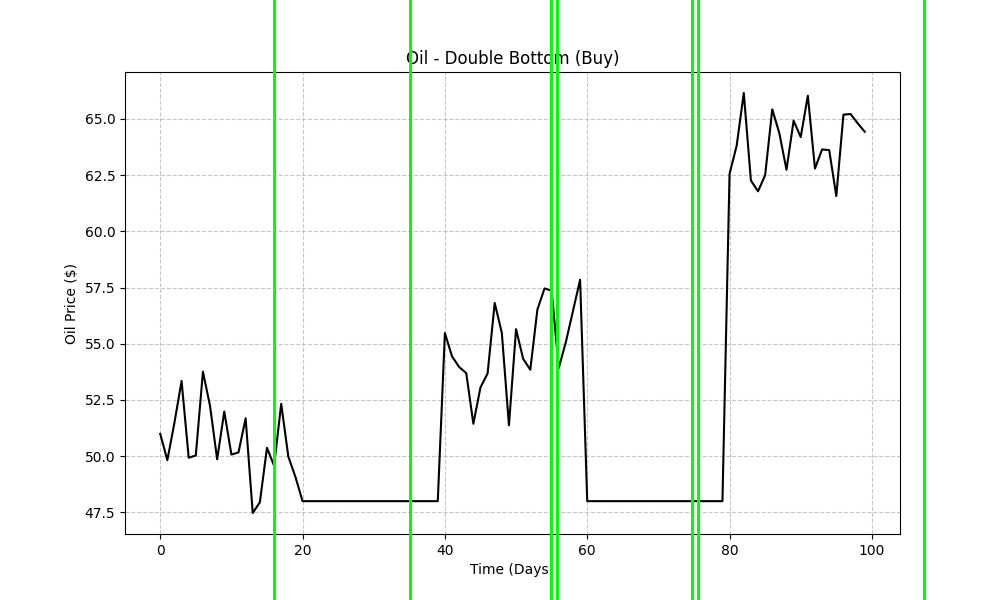
#> input picture marked_buy_double_bottom.png, 1000 x 600 px
$ python -i image_processor.py   (imports and definitions only)
#> lines starting #> are read from the running program, lines starting #| are printed output that depends on the picture; after the words box and inside, x2 and y2 are one past the last pixel; in counts of white or black regions, pixels touching at a corner belong together
# image_processor.py (updated extract_price_data)
import cv2
import numpy as np

def extract_price_data(image_path):
    # Load the image in color to check for transparency or color issues, then convert to grayscale
#> called with image_path = 'marked_buy_double_bottom.png'
    img = cv2.imread(image_path, cv2.IMREAD_COLOR)
#> img is the input picture: shape (600, 1000, 3); mean B, G, R 244.1, 249.5, 244.1
    if img is None:
        raise ValueError("Failed to load image")

    # Convert to grayscale, ensuring proper handling of color or transparency
    gray = cv2.cvtColor(img, cv2.COLOR_BGR2GRAY)
    height, width = gray.shape

    # Preprocess: Enhance contrast minimally, reduce noise lightly, and focus on black line
    gray = cv2.equalizeHist(gray)  # Enhance contrast
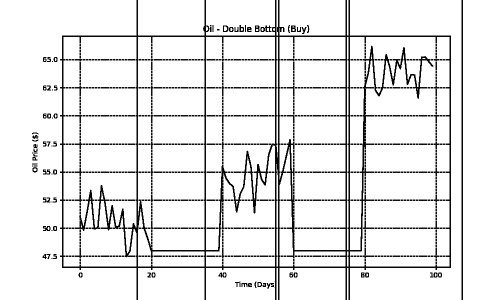
#> gray: shape (600, 1000) (shown at 1/2 size); min 0, max 255, mean 232.4
    gray = cv2.GaussianBlur(gray, (3, 3), 0)  # Smallest kernel for minimal noise reduction, preserving line details
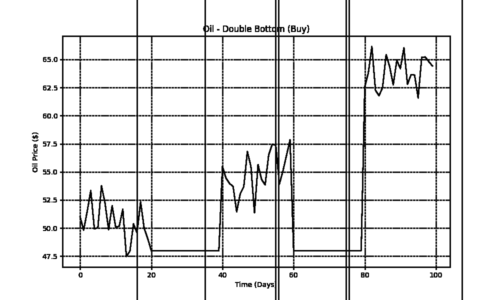
#> gray: shape (600, 1000) (shown at 1/2 size); min 0, max 255, mean 232.4
    gray = cv2.convertScaleAbs(gray, alpha=1.1, beta=10)  # Slight contrast boost, shift brightness to emphasize black

    # Debug: Print the raw image shape and pixel value distribution
    print(f"Image shape: {height}x{width}")
#| Image shape: 600x1000
    print(
        f"Sample pixel values (top row, middle, bottom row): {gray[0, :10]}, {gray[height // 2, :10]}, {gray[-1, :10]}")
#| Sample pixel values (top row, middle, bottom row): [255 255 255 255 255 255 255 255 255 255], [255 255 255 255 255 255 255 255 255 255], [255 255 255 255 255 255 255 255 255 255]
    print(f"Pixel value histogram (unique values and counts): {np.unique(gray, return_counts=True)}")
#| Pixel value histogram (unique values and counts): (array([ 10,  11,  12,  13,  14,  16,  17,  18,  19,  20,  21,  22,  23,
#|         24,  25,  26,  28,  29,  30,  31,  32,  33,  34,  35,  36,  38,
#|         39,  40,  41,  42,  43,  44,  45,  46,  47,  48,  50,  51,  52,
#|         53,  54,  55,  56,  57,  58,  61,  62,  63,  64,  65,  66,  67,
#|         68,  69,  70,  72,  73,  74,  75,  76,  77,  78,  79,  80,  82,
#|         83,  84,  85,  86,  87,  88,  89,  90,  91,  92,  94,  95,  96,
#> (further printed lines are left out)

    # Apply adaptive thresholding with adjusted parameters to isolate the chart line (black on white)
    thresh = cv2.adaptiveThreshold(gray, 255, cv2.ADAPTIVE_THRESH_GAUSSIAN_C,
                                   cv2.THRESH_BINARY, 9, -7)  # Black line = 255, white background = 0
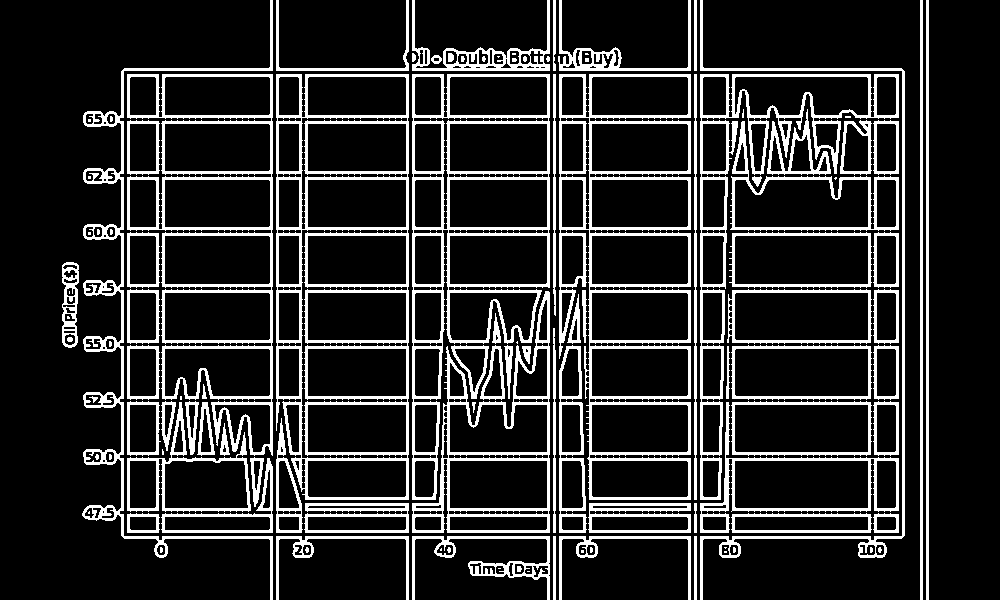
#> thresh: shape (600, 1000); 17% white; 114 white regions (38 under 20 px), largest, box (x1, y1, x2, y2) and area: (276, 74, 409, 500) 10737, (559, 74, 691, 500) 9632, (412, 74, 550, 500) 8538
    # Apply minimal morphological operations to enhance the chart line, ignoring vertical bars
    kernel = np.ones((3, 3), np.uint8)  # Small kernel for fine control
    thresh = cv2.dilate(thresh, kernel, iterations=1)  # Light enhancement
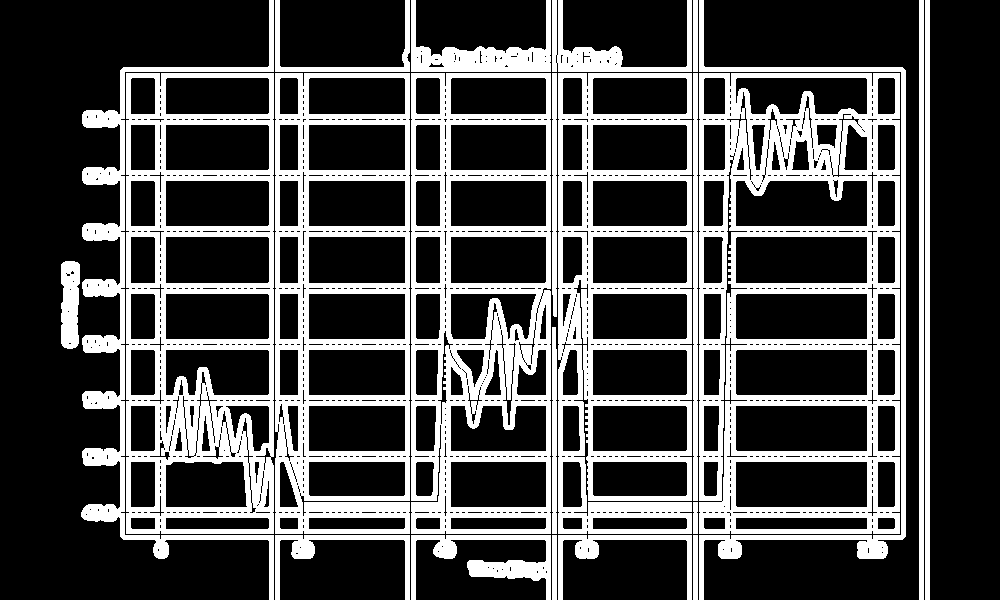
#> thresh: shape (600, 1000); 28.5% white; 23 white regions, largest, box (x1, y1, x2, y2) and area: (699, 73, 900, 534) 35131, (126, 73, 274, 534) 25298, (411, 73, 551, 534) 24791
    thresh = cv2.erode(thresh, kernel, iterations=1)  # Refine to reduce noise
#> thresh: shape (600, 1000); 17.8% white; 33 white regions (3 under 20 px), largest, box (x1, y1, x2, y2) and area: (700, 74, 899, 533) 21428, (127, 74, 273, 533) 15423, (276, 74, 409, 500) 10912
    # Apply vertical structuring element to remove vertical bars (noise)
    vertical_kernel = np.ones((height // 10, 1), np.uint8)  # Tall, thin kernel to remove vertical lines
    thresh = cv2.morphologyEx(thresh, cv2.MORPH_OPEN, vertical_kernel)  # Open to remove vertical bars
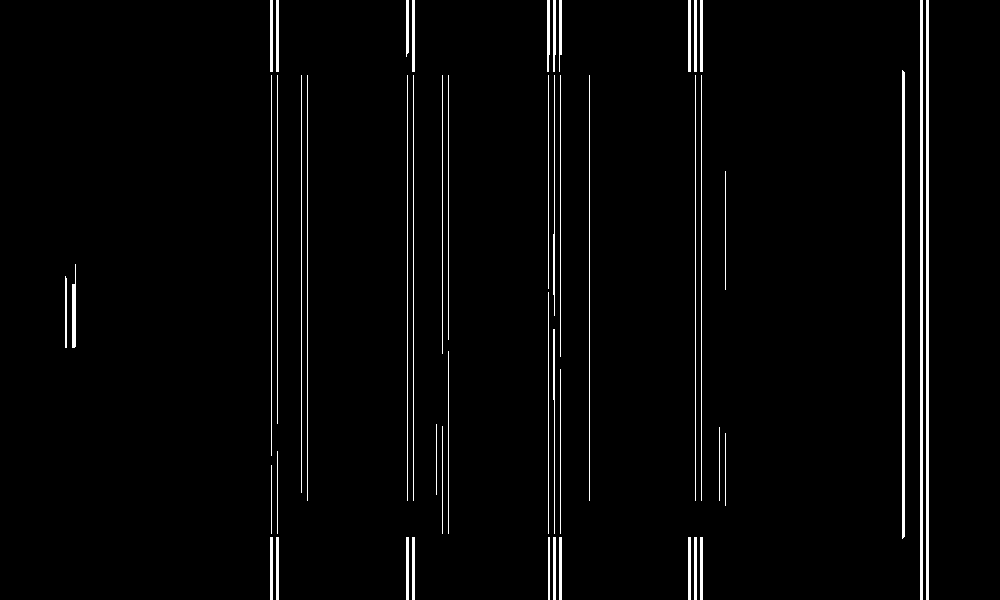
#> thresh: shape (600, 1000); 2.6% white; 50 white regions, largest, box (x1, y1, x2, y2) and area: (920, 0, 923, 600) 1800, (926, 0, 929, 600) 1800, (902, 70, 905, 539) 1401
    print(
        f"Thresholded sample (top row, middle, bottom row): {thresh[0, :10]}, {thresh[height // 2, :10]}, {thresh[-1, :10]}")
#| Thresholded sample (top row, middle, bottom row): [0 0 0 0 0 0 0 0 0 0], [0 0 0 0 0 0 0 0 0 0], [0 0 0 0 0 0 0 0 0 0]
    print(f"Threshold pixel histogram (unique values and counts): {np.unique(thresh, return_counts=True)}")
#| Threshold pixel histogram (unique values and counts): (array([  0, 255], dtype=uint8), array([584206,  15794]))

    # Fallback: Apply Canny edge detection with adjusted thresholds, focusing on the chart line
    edges = cv2.Canny(gray, 15, 80)  # Moderate thresholds to detect chart line, reduce vertical bar noise
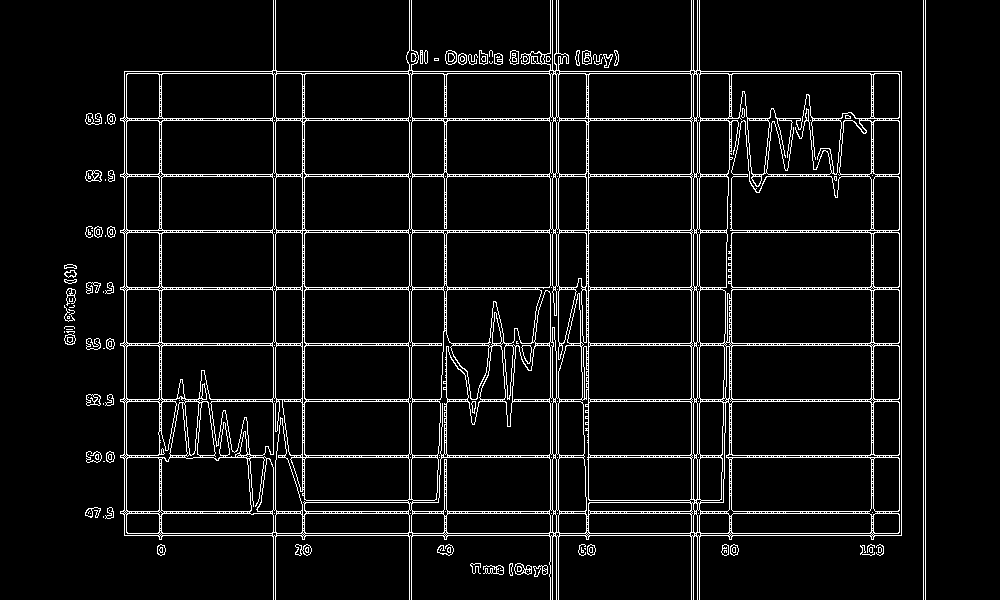
#> edges: shape (600, 1000); 6.7% white in thin lines or dots, all inside (x1, y1, x2, y2) = (64, 0, 926, 600)
    print(f"Canny edges sample (top row, middle, bottom row): {edges[0, :10]}, {edges[height // 2, :10]}, {edges[-1, :10]}")
#| Canny edges sample (top row, middle, bottom row): [0 0 0 0 0 0 0 0 0 0], [0 0 0 0 0 0 0 0 0 0], [0 0 0 0 0 0 0 0 0 0]
    print(f"Canny edges pixel histogram (unique values and counts): {np.unique(edges, return_counts=True)}")
#| Canny edges pixel histogram (unique values and counts): (array([  0, 255], dtype=uint8), array([559621,  40379]))

    # Use probabilistic Hough transform to detect lines, prioritizing edges and ignoring vertical bars
    lines = cv2.HoughLinesP(edges, 1, np.pi / 180, threshold=3, minLineLength=30, maxLineGap=40)
#> lines = 756 rows, first 6: [541, 118, 567, 232], [901, 535, 901, 71], [499, 345, 502, 287], [677, 401, 699, 337], [390, 230, 593, 554], [273, 334, 304, 348]
    print(f"Hough lines detected: {len(lines) if lines is not None else 0}")
#| Hough lines detected: 756

    if lines is not None:
        # Filter lines to keep only nearly horizontal lines (slope close to 0), ignoring vertical bars
        horizontal_lines = []
        for line in lines:
            x1, y1, x2, y2 = line[0]
            if x2 - x1 != 0:  # Avoid division by zero
                slope = (y2 - y1) / (x2 - x1)
                # Focus on very horizontal lines (e.g., |slope| < 0.03), ignoring vertical bars
                if abs(slope) < 0.03 and abs(x2 - x1) > abs(y2 - y1) * 5:  # Ensure line is significantly longer horizontally
                    horizontal_lines.append(line)
#> this loop made 756 passes
#> (x1, y1, x2, y2, slope) on passes 1, 3, 4, 5, 6, 7, 8, 9: (541, 118, 567, 232, 4.38), (499, 345, 502, 287, -19.33), (677, 401, 699, 337, -2.91), (390, 230, 593, 554, 1.6), (273, 334, 304, 348, 0.452), (262, 289, 328, 230, -0.894), (199, 392, 275, 542, 1.97), (257, 535, 318, 399, -2.23)
#> after the loop, horizontal_lines = 80 items, first 6: [[85, 176, 925, 176]], [[67, 294, 161, 292]], [[86, 118, 898, 118]], [[86, 230, 898, 230]], [[86, 174, 898, 174]], [[67, 289, 898, 289]]
        print(f"Filtered horizontal lines detected: {len(horizontal_lines)}")
#| Filtered horizontal lines detected: 80

        if horizontal_lines:
            # Find the most common y-coordinate among horizontal lines (mode)
            y_coords = [(line[0][1] + line[0][3]) / 2 for line in horizontal_lines]  # Average y for each line
#> y_coords = 80 values, max 555.5 at index 55, min 51 at index 47, mean 318.3
            if y_coords:
                # Use the median y-coordinate to represent the chart line
                chart_line_y = np.median(y_coords)
#> chart_line_y = 369.8
                print(f"Selected chart line y-coordinate: {chart_line_y}")
#| Selected chart line y-coordinate: 369.75
                # Define a moderate band (e.g., 15 rows centered at the detected line)
                band_start = max(0, int(chart_line_y) - 7)
#> band_start = 362
                band_end = min(height, int(chart_line_y) + 8)
#> band_end = 377
                # Try thresholded image first
                band = thresh[band_start:band_end, :]
                prices = np.mean(band, axis=0)  # Average across rows of the band
#> prices = 1000 values, max 255 at index 271, min 0 at index 0, mean 5.75
                if np.max(prices) == 0:  # If no variation, use Canny edges
                    band_edges = edges[band_start:band_end, :]
                    prices = np.mean(band_edges, axis=0)
                prices = prices[::-1]  # Invert for chart orientation
#> prices = 1000 values, max 255 at index 71, min 0 at index 0, mean 5.75
            else:
                prices = np.mean(thresh, axis=1)[::-1]  # Fallback to row average if no y-coords
        else:
            prices = np.mean(thresh, axis=1)[::-1]  # Fallback to row average if no horizontal lines
    else:
        prices = np.mean(thresh, axis=1)[::-1]  # Fallback to row average if no lines detected

    # Clip to ensure values are within 0-255 (thresholded values are 0 or 255)
    prices = np.clip(prices, 0, 255)

    # Debug: Print raw and clipped prices
    print(f"Raw prices (after thresholding): {prices[:10]}...{prices[-10:]}")
#> (printed output is left out)
    print(f"Clipped prices (0-255): {prices[:10]}...{prices[-10:]}")
#> (printed output is left out)

    # Check for variation in prices
    print(f"Min price (grayscale): {np.min(prices)}, Max price (grayscale): {np.max(prices)}")
#| Min price (grayscale): 0.0, Max price (grayscale): 255.0

    # Scale prices to approximate chart range ($47.5–$65), ensuring breakout is captured
    min_price, max_price = 47.5, 65.0  # Chart y-axis range from your image
    if np.max(prices) == np.min(prices):  # Check for no variation
        print("Warning: No variation in prices - using default range")
        normalized_prices = np.linspace(min_price, max_price, len(prices))  # Fallback: linear interpolation
    else:
        # Scale to match chart (higher intensity = lower price, invert for black line = high price)
        normalized_prices = min_price + (max_price - min_price) * (1 - (prices - np.min(prices)) / (
            np.max(prices) - np.min(prices)))  # Invert for black line = high price
#> normalized_prices = 1000 values, max 65 at index 0, min 47.5 at index 71, mean 64.61
    print(f"Normalized prices: {normalized_prices[:10]}...{normalized_prices[-10:]}")
#> (printed output is left out)

    return normalized_prices

# Keep detect_pattern and markup_image as they are
# [20 lines left out: functions detect_pattern, markup_image, not called in this run]

>>> result = extract_price_data('marked_buy_double_bottom.png')
#> result has the same summary as normalized_prices in extract_price_data

$ run again, on marked_hold_flat.png
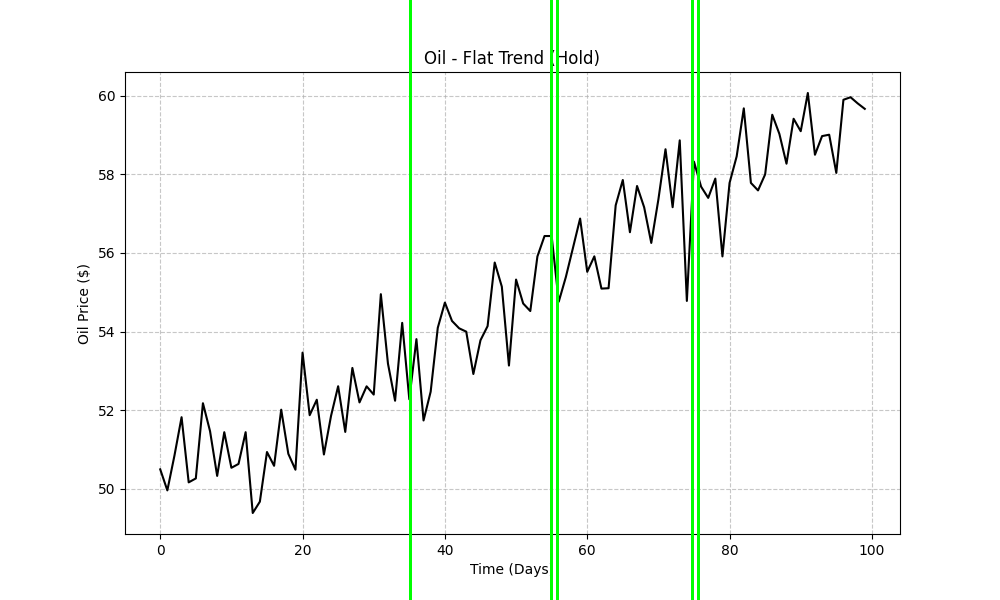
#> input picture marked_hold_flat.png, 1000 x 600 px
#> in extract_price_data, img is the input picture: shape (600, 1000, 3); mean B, G, R 245.2, 249.1, 245.2
#| Image shape: 600x1000
#| Sample pixel values (top row, middle, bottom row): [255 255 255 255 255 255 255 255 255 255], [255 255 255 255 255 255 255 255 255 255], [255 255 255 255 255 255 255 255 255 255]
#| Pixel value histogram (unique values and counts): (array([ 10,  11,  12,  13,  14,  16,  17,  18,  19,  20,  21,  22,  23,
#|         24,  25,  26,  28,  29,  30,  31,  32,  33,  34,  35,  36,  38,
#|         39,  40,  41,  42,  43,  44,  46,  47,  48,  50,  51,  52,  53,
#|         54,  55,  56,  58,  60,  63,  64,  65,  66,  67,  68,  69,  70,
#|         72,  73,  74,  75,  76,  77,  78,  80,  82,  83,  84,  85,  86,
#|         87,  88,  89,  90,  91,  92,  94,  95,  99, 100, 101, 102, 104,
#> (further printed lines are left out)
#> in extract_price_data, `thresh = cv2.adaptiveThreshold(gray, 255, cv2.ADAPTIVE_THRESH_GAUSSIAN..`:
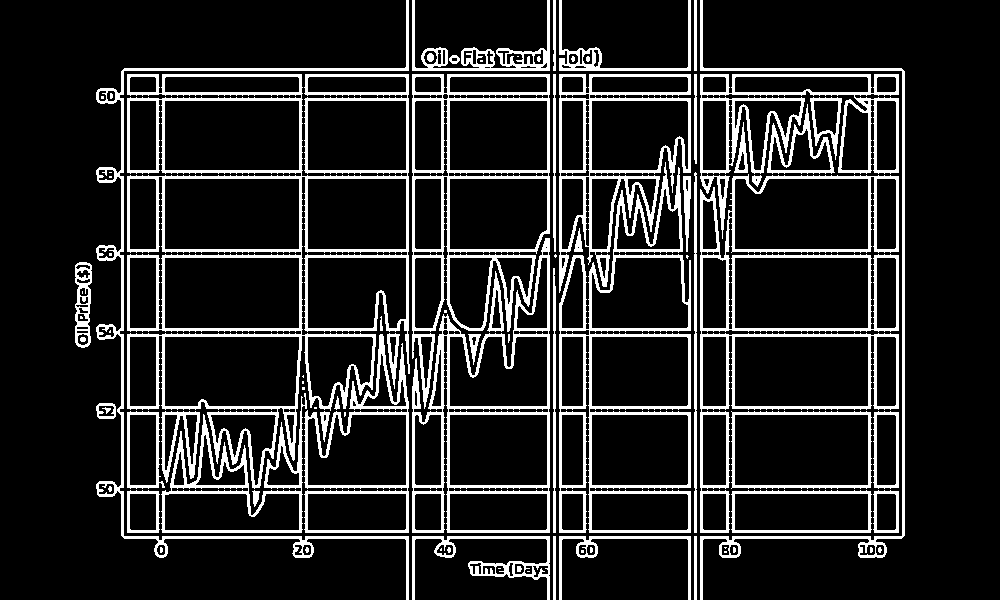
#> thresh: shape (600, 1000); 15% white; 86 white regions (35 under 20 px), largest, box (x1, y1, x2, y2) and area: (127, 74, 410, 489) 15908, (700, 174, 899, 533) 8571, (559, 162, 691, 533) 7820
#| Thresholded sample (top row, middle, bottom row): [0 0 0 0 0 0 0 0 0 0], [0 0 0 0 0 0 0 0 0 0], [0 0 0 0 0 0 0 0 0 0]
#| Threshold pixel histogram (unique values and counts): (array([  0, 255], dtype=uint8), array([570098,  29902]))
#> in extract_price_data, `edges = cv2.Canny(gray, 15, 80)`:
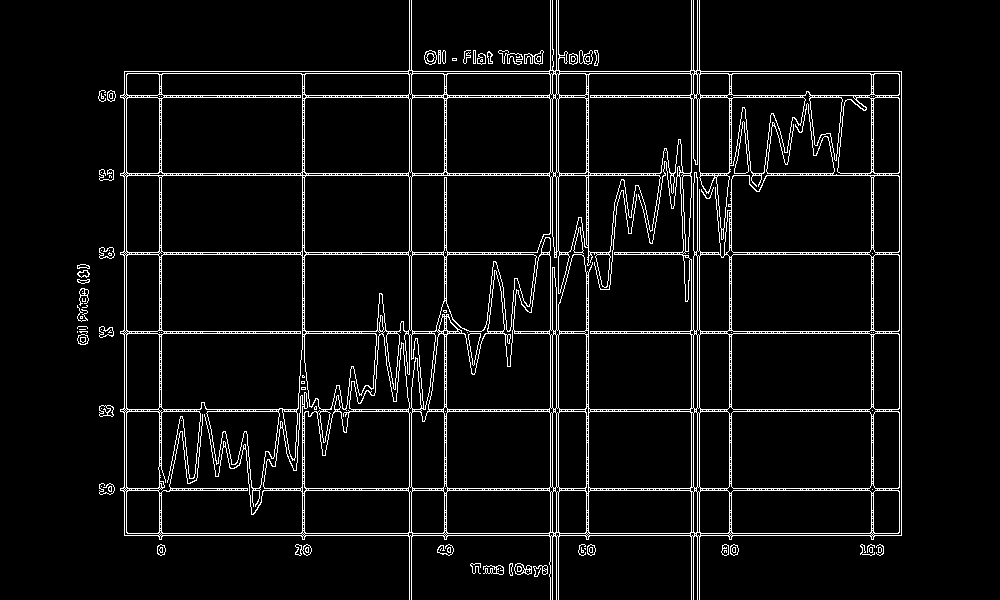
#> edges: shape (600, 1000); 5.9% white in thin lines or dots, all inside (x1, y1, x2, y2) = (77, 0, 902, 600)
#| Canny edges sample (top row, middle, bottom row): [0 0 0 0 0 0 0 0 0 0], [0 0 0 0 0 0 0 0 0 0], [0 0 0 0 0 0 0 0 0 0]
#| Canny edges pixel histogram (unique values and counts): (array([  0, 255], dtype=uint8), array([564451,  35549]))
#> lines = 291 rows, first 6: [227, 490, 326, 446], [350, 372, 893, 71], [377, 325, 588, 362], [350, 71, 446, 79], [124, 241, 161, 244], [379, 301, 588, 361]
#| Hough lines detected: 291
#> the loop in extract_price_data, `for line in lines:` made 291 passes
#> (x1, y1, x2, y2, slope) on passes 1 to 8: (227, 490, 326, 446, -0.444), (350, 372, 893, 71, -0.554), (377, 325, 588, 362, 0.175), (350, 71, 446, 79, 0.0833), (124, 241, 161, 244, 0.0811), (379, 301, 588, 361, 0.287), (124, 211, 166, 254, 1.02), (550, 45, 619, 97, 0.754)
#> after the loop in extract_price_data, `for line in lines:`: horizontal_lines = 74 items, first 6: [[124, 535, 901, 535]], [[124, 533, 901, 533]], [[550, 177, 763, 181]], [[99, 173, 901, 173]], [[99, 252, 901, 252]], [[99, 95, 901, 95]]
#| Filtered horizontal lines detected: 74
#> y_coords = 74 values, max 573.5 at index 53, min 50 at index 56, mean 301.3
#> chart_line_y = 330.5
#| Selected chart line y-coordinate: 330.5
#> band_start = 323
#> band_end = 338
#> in extract_price_data, `prices = np.mean(band, axis=0)`: prices = 1000 values, max 255 at index 78, min 0 at index 0, mean 15.4
#> in extract_price_data, `prices = prices[::-1]`: prices = 1000 values, max 255 at index 95, min 0 at index 0, mean 15.4
#> (printed output is left out)
#> (printed output is left out)
#| Min price (grayscale): 0.0, Max price (grayscale): 255.0
#> normalized_prices = 1000 values, max 65 at index 0, min 47.5 at index 95, mean 63.94
#> (printed output is left out)
#> result has the same summary as normalized_prices in extract_price_data
